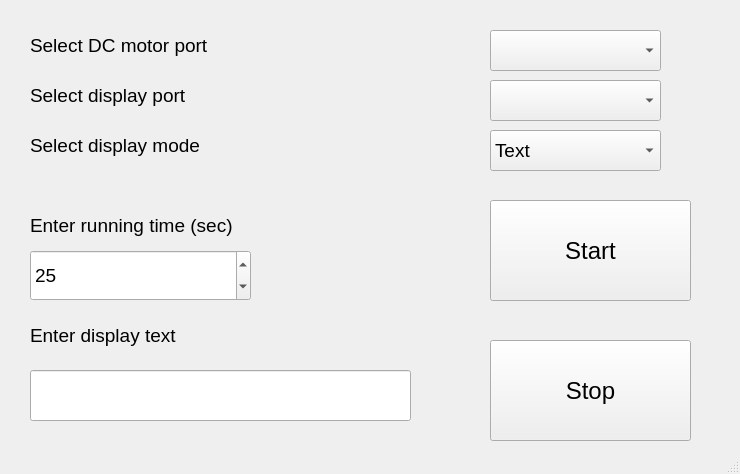
<?xml version="1.0" encoding="UTF-8"?>
<ui version="4.0">
 <class>POV_Display</class>
 <widget class="QMainWindow" name="POV_Display">
  <property name="geometry">
   <rect>
    <x>0</x>
    <y>0</y>
    <width>740</width>
    <height>474</height>
   </rect>
  </property>
  <property name="windowTitle">
   <string>POV_Display</string>
  </property>
  <widget class="QWidget" name="centralWidget">
   <widget class="QPushButton" name="StartPushButton">
    <property name="geometry">
     <rect>
      <x>490</x>
      <y>200</y>
      <width>201</width>
      <height>101</height>
     </rect>
    </property>
    <property name="font">
     <font>
      <pointsize>18</pointsize>
     </font>
    </property>
    <property name="text">
     <string>Start</string>
    </property>
   </widget>
   <widget class="QPushButton" name="StopPushButton">
    <property name="geometry">
     <rect>
      <x>490</x>
      <y>340</y>
      <width>201</width>
      <height>101</height>
     </rect>
    </property>
    <property name="font">
     <font>
      <pointsize>18</pointsize>
     </font>
    </property>
    <property name="text">
     <string>Stop</string>
    </property>
   </widget>
   <widget class="QLabel" name="displayportLabel">
    <property name="geometry">
     <rect>
      <x>30</x>
      <y>70</y>
      <width>391</width>
      <height>51</height>
     </rect>
    </property>
    <property name="font">
     <font>
      <pointsize>14</pointsize>
     </font>
    </property>
    <property name="text">
     <string>Select display port</string>
    </property>
   </widget>
   <widget class="QLabel" name="modeLabel">
    <property name="geometry">
     <rect>
      <x>30</x>
      <y>120</y>
      <width>391</width>
      <height>51</height>
     </rect>
    </property>
    <property name="font">
     <font>
      <pointsize>14</pointsize>
     </font>
    </property>
    <property name="text">
     <string>Select display mode</string>
    </property>
   </widget>
   <widget class="QComboBox" name="displayComboBox">
    <property name="geometry">
     <rect>
      <x>490</x>
      <y>80</y>
      <width>171</width>
      <height>41</height>
     </rect>
    </property>
    <property name="font">
     <font>
      <pointsize>14</pointsize>
     </font>
    </property>
   </widget>
   <widget class="QComboBox" name="modeComboBox">
    <property name="geometry">
     <rect>
      <x>490</x>
      <y>130</y>
      <width>171</width>
      <height>41</height>
     </rect>
    </property>
    <property name="font">
     <font>
      <pointsize>14</pointsize>
     </font>
    </property>
    <item>
     <property name="text">
      <string>Text</string>
     </property>
    </item>
    <item>
     <property name="text">
      <string>Image</string>
     </property>
    </item>
   </widget>
   <widget class="QLineEdit" name="lineEdit">
    <property name="geometry">
     <rect>
      <x>30</x>
      <y>370</y>
      <width>381</width>
      <height>51</height>
     </rect>
    </property>
    <property name="font">
     <font>
      <pointsize>14</pointsize>
     </font>
    </property>
   </widget>
   <widget class="QLabel" name="runtimeLabel">
    <property name="geometry">
     <rect>
      <x>30</x>
      <y>200</y>
      <width>421</width>
      <height>51</height>
     </rect>
    </property>
    <property name="font">
     <font>
      <pointsize>14</pointsize>
     </font>
    </property>
    <property name="text">
     <string>Enter running time (sec)</string>
    </property>
   </widget>
   <widget class="QLabel" name="displayhintLabel">
    <property name="geometry">
     <rect>
      <x>30</x>
      <y>310</y>
      <width>381</width>
      <height>51</height>
     </rect>
    </property>
    <property name="font">
     <font>
      <pointsize>14</pointsize>
     </font>
    </property>
    <property name="text">
     <string>Enter display text</string>
    </property>
   </widget>
   <widget class="QSpinBox" name="TimerSpinBox">
    <property name="geometry">
     <rect>
      <x>30</x>
      <y>250</y>
      <width>221</width>
      <height>51</height>
     </rect>
    </property>
    <property name="font">
     <font>
      <pointsize>14</pointsize>
     </font>
    </property>
    <property name="value">
     <number>25</number>
    </property>
   </widget>
   <widget class="QLabel" name="dcmportLabel">
    <property name="geometry">
     <rect>
      <x>30</x>
      <y>20</y>
      <width>391</width>
      <height>51</height>
     </rect>
    </property>
    <property name="font">
     <font>
      <pointsize>14</pointsize>
     </font>
    </property>
    <property name="text">
     <string>Select DC motor port</string>
    </property>
   </widget>
   <widget class="QComboBox" name="dcmComboBox">
    <property name="geometry">
     <rect>
      <x>490</x>
      <y>30</y>
      <width>171</width>
      <height>41</height>
     </rect>
    </property>
    <property name="font">
     <font>
      <pointsize>14</pointsize>
     </font>
    </property>
   </widget>
  </widget>
  <widget class="QStatusBar" name="statusBar"/>
 </widget>
 <layoutdefault spacing="6" margin="11"/>
 <resources/>
 <connections/>
</ui>
